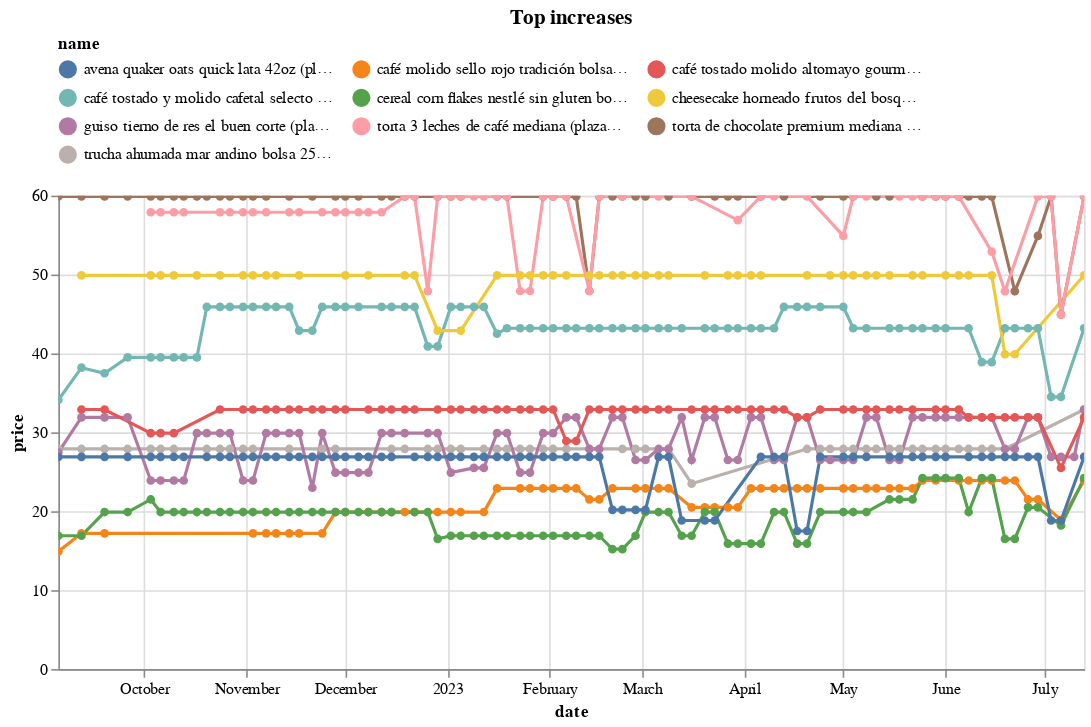

Write notebook code for a chart like this one.
### Code cell
(top_changes_abs
 .sort_values('change')
 .tail(10)
 .pipe(plot_changes, 'Top increases')
)

### Figure 1 — Vega-Lite specification as saved in the notebook (floating-point values rounded to 4 significant figures; data arrays with more than 128 entries replaced by an {"elided": "..."} marker saying what was removed)
{"config": {"view": {"continuousWidth": 300, "continuousHeight": 300}, "legend": {"columns": 3, "orient": "top"}}, "data": {"name": "data-3061f0fc2cad17de0856f63ea1b298e4"}, "mark": {"type": "line", "point": true}, "encoding": {"color": {"field": "name", "scale": {"domain": ["avena quaker oats quick lata 42oz (plaza_vea)", "café molido sello rojo tradición bolsa 425g (plaza_vea)", "café tostado molido altomayo gourmet bolsa 450g (plaza_vea)", "café tostado y molido cafetal selecto bolsa 900g (plaza_vea)", "cereal corn flakes nestlé sin gluten bolsa 800g (plaza_vea)", "cheesecake horneado frutos del bosque (plaza_vea)", "guiso tierno de res el buen corte (plaza_vea)", "torta 3 leches de café mediana (plaza_vea)", "torta de chocolate premium mediana (plaza_vea)", "trucha ahumada mar andino bolsa 250g (plaza_vea)"]}, "type": "nominal"}, "tooltip": [{"field": "name", "type": "nominal"}, {"field": "price", "type": "quantitative"}, {"field": "last_price", "type": "quantitative"}], "x": {"field": "date", "type": "temporal"}, "y": {"field": "price", "type": "quantitative"}}, "params": [{"name": "param_11", "select": {"type": "point", "fields": ["name"]}, "bind": "legend"}, {"name": "param_12", "select": {"type": "interval", "encodings": ["x", "y"]}, "bind": "scales"}], "title": "Top increases", "transform": [{"filter": {"param": "param_11"}}], "width": 650, "$schema": "https://vega.github.io/schema/vega-lite/v5.8.0.json", "datasets": {"data-3061f0fc2cad17de0856f63ea1b298e4": {"elided": "684 records"}}}
